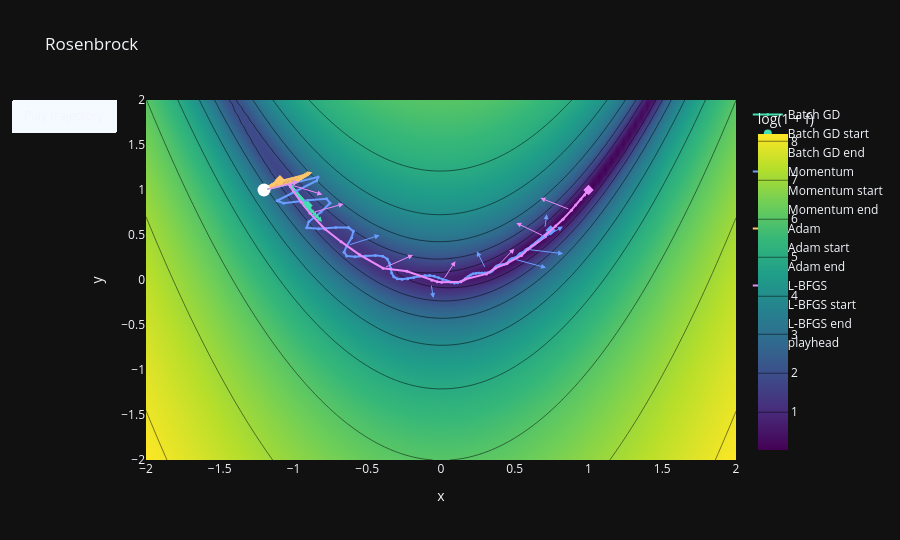
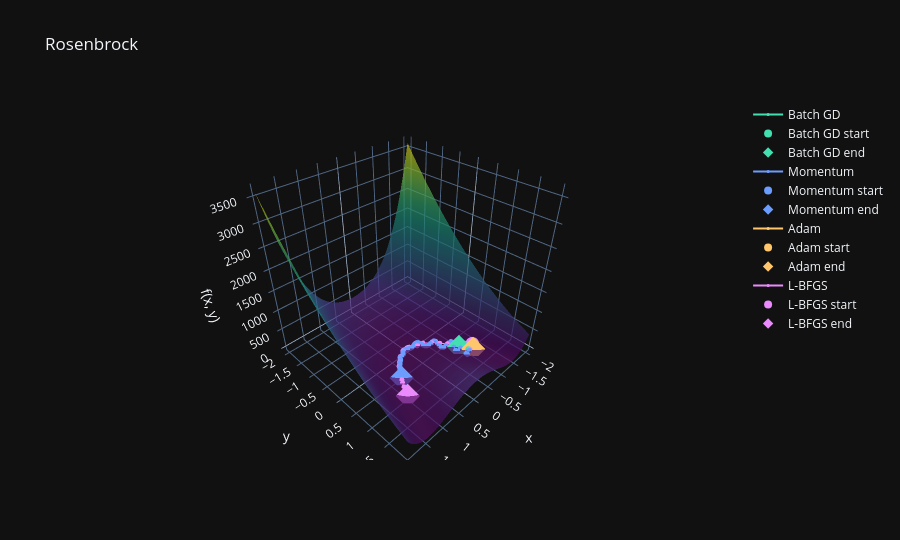

Source (notebook cell) for these figures, in order:
### Markdown cell above
## 23. Interactive optimization landscapes

Change `FUNCTION`, `METHODS`, `STEP_SIZE`, and `STEPS` and run this cell again. Quadratics illustrate curvature and stable steps; Rosenbrock illustrates a narrow curved valley; Himmelblau has multiple basins. On deterministic exact-gradient functions, SGD and mini-batch GD coincide with GD. Gradient arrows are normalized negative gradients, not momentum directions.

### Code cell
FUNCTION = "Rosenbrock"  # Quadratic / Ill-conditioned quadratic / Rosenbrock / Himmelblau
METHODS = ["Batch GD", "Momentum", "Adam", "L-BFGS"]
STEP_SIZE = BENCHMARKS[FUNCTION][3]
STEPS = 150
paths = {method: trajectory(FUNCTION, method, STEP_SIZE, steps=STEPS) for method in METHODS}
landscape(FUNCTION, paths, three_d=False, animate=True).show()
landscape(FUNCTION, paths, three_d=True).show()
display(pd.DataFrame([
    {"optimizer": method, "accepted_points": len(path), "last_x": path[-1, 0], "last_y": path[-1, 1],
     "last_objective": float(BENCHMARKS[FUNCTION][0](path[-1])[0])}
    for method, path in paths.items()
]))

### Figure 1 — Plotly figure (JSON) as saved in the notebook; plotly's stock layout.template omitted (floating-point values rounded to 4 significant figures; data arrays with more than 128 entries replaced by an {"elided": "..."} marker saying what was removed)
{"data": [{"colorbar": {"title": {"text": "log(1 + f)"}}, "colorscale": [[0.0, "#440154"], [0.1111, "#482878"], [0.2222, "#3e4989"], [0.3333, "#31688e"], [0.4444, "#26828e"], [0.5556, "#1f9e89"], [0.6667, "#35b779"], [0.7778, "#6ece58"], [0.8889, "#b5de2b"], [1.0, "#fde725"]], "contours": {"coloring": "heatmap"}, "type": "contour", "x": [-2.0, -1.96, -1.919, -1.879, -1.838, -1.798, -1.758, -1.717, -1.677, -1.636, -1.596, -1.556, -1.515, -1.475, -1.434, -1.394, -1.354, -1.313, -1.273, -1.232, -1.192, -1.152, -1.111, -1.071, -1.03, -0.9899, -0.9495, -0.9091, -0.8687, -0.8283, -0.7879, -0.7475, -0.7071, -0.6667, -0.6263, -0.5859, -0.5455, -0.5051, -0.4646, -0.4242, -0.3838, -0.3434, -0.303, -0.2626, -0.2222, -0.1818, -0.1414, -0.101, -0.06061, -0.0202, 0.0202, 0.06061, 0.101, 0.1414, 0.1818, 0.2222, 0.2626, 0.303, 0.3434, 0.3838, 0.4242, 0.4646, 0.5051, 0.5455, 0.5859, 0.6263, 0.6667, 0.7071, 0.7475, 0.7879, 0.8283, 0.8687, 0.9091, 0.9495, 0.9899, 1.03, 1.071, 1.111, 1.152, 1.192, 1.232, 1.273, 1.313, 1.354, 1.394, 1.434, 1.475, 1.515, 1.556, 1.596, 1.636, 1.677, 1.717, 1.758, 1.798, 1.838, 1.879, 1.919, 1.96, 2.0], "y": [-2.0, -1.96, -1.919, -1.879, -1.838, -1.798, -1.758, -1.717, -1.677, -1.636, -1.596, -1.556, -1.515, -1.475, -1.434, -1.394, -1.354, -1.313, -1.273, -1.232, -1.192, -1.152, -1.111, -1.071, -1.03, -0.9899, -0.9495, -0.9091, -0.8687, -0.8283, -0.7879, -0.7475, -0.7071, -0.6667, -0.6263, -0.5859, -0.5455, -0.5051, -0.4646, -0.4242, -0.3838, -0.3434, -0.303, -0.2626, -0.2222, -0.1818, -0.1414, -0.101, -0.06061, -0.0202, 0.0202, 0.06061, 0.101, 0.1414, 0.1818, 0.2222, 0.2626, 0.303, 0.3434, 0.3838, 0.4242, 0.4646, 0.5051, 0.5455, 0.5859, 0.6263, 0.6667, 0.7071, 0.7475, 0.7879, 0.8283, 0.8687, 0.9091, 0.9495, 0.9899, 1.03, 1.071, 1.111, 1.152, 1.192, 1.232, 1.273, 1.313, 1.354, 1.394, 1.434, 1.475, 1.515, 1.556, 1.596, 1.636, 1.677, 1.717, 1.758, 1.798, 1.838, 1.879, 1.919, 1.96, 2.0], "z": {"elided": "100x100 float values"}}, {"line": {"color": "#43dfb0"}, "marker": {"size": 3}, "mode": "lines+markers", "name": "Batch GD", "type": "scatter", "x": {"elided": "151 float values"}, "y": {"elided": "151 float values"}}, {"marker": {"color": "#43dfb0", "size": 8, "symbol": "circle"}, "mode": "markers", "name": "Batch GD start", "type": "scatter", "x": [-1.2], "y": [1.0]}, {"marker": {"color": "#43dfb0", "size": 8, "symbol": "diamond"}, "mode": "markers", "name": "Batch GD end", "type": "scatter", "x": [-0.9047], "y": [0.8266]}, {"line": {"color": "#6a9dff"}, "marker": {"size": 3}, "mode": "lines+markers", "name": "Momentum", "type": "scatter", "x": {"elided": "151 float values"}, "y": {"elided": "151 float values"}}, {"marker": {"color": "#6a9dff", "size": 8, "symbol": "circle"}, "mode": "markers", "name": "Momentum start", "type": "scatter", "x": [-1.2], "y": [1.0]}, {"marker": {"color": "#6a9dff", "size": 8, "symbol": "diamond"}, "mode": "markers", "name": "Momentum end", "type": "scatter", "x": [0.7435], "y": [0.5514]}, {"line": {"color": "#ffc66b"}, "marker": {"size": 3}, "mode": "lines+markers", "name": "Adam", "type": "scatter", "x": {"elided": "151 float values"}, "y": {"elided": "151 float values"}}, {"marker": {"color": "#ffc66b", "size": 8, "symbol": "circle"}, "mode": "markers", "name": "Adam start", "type": "scatter", "x": [-1.2], "y": [1.0]}, {"marker": {"color": "#ffc66b", "size": 8, "symbol": "diamond"}, "mode": "markers", "name": "Adam end", "type": "scatter", "x": [-1.092], "y": [1.109]}, {"line": {"color": "#ea8afd"}, "marker": {"size": 3}, "mode": "lines+markers", "name": "L-BFGS", "type": "scatter", "x": [-1.2, -1.017, -1.027, -1.029, -1.028, -1.021, -1.002, -0.9494, -0.8876, -0.7873, -0.6778, -0.5512, -0.3926, -0.2312, -0.06174, -0.02573, 0.004331, 0.1354, 0.1641, 0.3081, 0.3702, 0.4478, 0.5463, 0.5892, 0.7072, 0.7049, 0.7776, 0.827, 0.8843, 0.9129, 0.9481, 0.9737, 0.9863, 0.9982, 0.9994, 1.0, 1.0], "y": [1.0, 1.075, 1.068, 1.065, 1.062, 1.039, 0.9886, 0.867, 0.7418, 0.5671, 0.4259, 0.2792, 0.1312, 0.09766, -0.003279, -0.02001, -0.02418, -0.02017, 0.008477, 0.06746, 0.1323, 0.1839, 0.2736, 0.3426, 0.4796, 0.4929, 0.5995, 0.6755, 0.7763, 0.8341, 0.8963, 0.9453, 0.9728, 0.9961, 0.9988, 1.0, 1.0]}, {"marker": {"color": "#ea8afd", "size": 8, "symbol": "circle"}, "mode": "markers", "name": "L-BFGS start", "type": "scatter", "x": [-1.2], "y": [1.0]}, {"marker": {"color": "#ea8afd", "size": 8, "symbol": "diamond"}, "mode": "markers", "name": "L-BFGS end", "type": "scatter", "x": [1.0], "y": [1.0]}, {"marker": {"color": "white", "size": 13}, "mode": "markers", "name": "playhead", "type": "scatter", "x": [-1.2], "y": [1.0]}], "layout": {"annotations": [{"arrowcolor": "#43dfb0", "arrowhead": 2, "ax": -1.2, "axref": "x", "ay": 1.0, "ayref": "y", "showarrow": true, "x": -0.9685, "xref": "x", "y": 1.094, "yref": "y"}, {"arrowcolor": "#43dfb0", "arrowhead": 2, "ax": -1.015, "axref": "x", "ay": 1.038, "ayref": "y", "showarrow": true, "x": -0.9046, "xref": "x", "y": 0.8143, "yref": "y"}, {"arrowcolor": "#43dfb0", "arrowhead": 2, "ax": -1.001, "axref": "x", "ay": 1.01, "ayref": "y", "showarrow": true, "x": -0.8891, "xref": "x", "y": 0.7861, "yref": "y"}, {"arrowcolor": "#43dfb0", "arrowhead": 2, "ax": -0.9864, "axref": "x", "ay": 0.9809, "ayref": "y", "showarrow": true, "x": -0.8732, "xref": "x", "y": 0.758, "yref": "y"}, {"arrowcolor": "#43dfb0", "arrowhead": 2, "ax": -0.9716, "axref": "x", "ay": 0.9521, "ayref": "y", "showarrow": true, "x": -0.8571, "xref": "x", "y": 0.7298, "yref": "y"}, {"arrowcolor": "#43dfb0", "arrowhead": 2, "ax": -0.9566, "axref": "x", "ay": 0.9232, "ayref": "y", "showarrow": true, "x": -0.8407, "xref": "x", "y": 0.7016, "yref": "y"}, {"arrowcolor": "#43dfb0", "arrowhead": 2, "ax": -0.9414, "axref": "x", "ay": 0.8942, "ayref": "y", "showarrow": true, "x": -0.824, "xref": "x", "y": 0.6735, "yref": "y"}, {"arrowcolor": "#43dfb0", "arrowhead": 2, "ax": -0.9259, "axref": "x", "ay": 0.8653, "ayref": "y", "showarrow": true, "x": -0.807, "xref": "x", "y": 0.6453, "yref": "y"}, {"arrowcolor": "#6a9dff", "arrowhead": 2, "ax": -1.2, "axref": "x", "ay": 1.0, "ayref": "y", "showarrow": true, "x": -0.9685, "xref": "x", "y": 1.094, "yref": "y"}, {"arrowcolor": "#6a9dff", "arrowhead": 2, "ax": -0.6383, "axref": "x", "ay": 0.3818, "ayref": "y", "showarrow": true, "x": -0.4166, "xref": "x", "y": 0.4974, "yref": "y"}, {"arrowcolor": "#6a9dff", "arrowhead": 2, "ax": -0.07595, "axref": "x", "ay": 0.04909, "ayref": "y", "showarrow": true, "x": -0.05195, "xref": "x", "y": -0.1998, "yref": "y"}, {"arrowcolor": "#6a9dff", "arrowhead": 2, "ax": 0.3166, "axref": "x", "ay": 0.07933, "ayref": "y", "showarrow": true, "x": 0.2433, "xref": "x", "y": 0.3183, "yref": "y"}, {"arrowcolor": "#6a9dff", "arrowhead": 2, "ax": 0.4838, "axref": "x", "ay": 0.238, "ayref": "y", "showarrow": true, "x": 0.7123, "xref": "x", "y": 0.1366, "yref": "y"}, {"arrowcolor": "#6a9dff", "arrowhead": 2, "ax": 0.5825, "axref": "x", "ay": 0.3403, "ayref": "y", "showarrow": true, "x": 0.828, "xref": "x", "y": 0.293, "yref": "y"}, {"arrowcolor": "#6a9dff", "arrowhead": 2, "ax": 0.6479, "axref": "x", "ay": 0.4182, "ayref": "y", "showarrow": true, "x": 0.8259, "xref": "x", "y": 0.5938, "yref": "y"}, {"arrowcolor": "#6a9dff", "arrowhead": 2, "ax": 0.6956, "axref": "x", "ay": 0.4818, "ayref": "y", "showarrow": true, "x": 0.7174, "xref": "x", "y": 0.7308, "yref": "y"}, {"arrowcolor": "#ffc66b", "arrowhead": 2, "ax": -1.2, "axref": "x", "ay": 1.0, "ayref": "y", "showarrow": true, "x": -0.9685, "xref": "x", "y": 1.094, "yref": "y"}, {"arrowcolor": "#ffc66b", "arrowhead": 2, "ax": -1.182, "axref": "x", "ay": 1.018, "ayref": "y", "showarrow": true, "x": -0.9511, "xref": "x", "y": 1.113, "yref": "y"}, {"arrowcolor": "#ffc66b", "arrowhead": 2, "ax": -1.165, "axref": "x", "ay": 1.035, "ayref": "y", "showarrow": true, "x": -0.9344, "xref": "x", "y": 1.131, "yref": "y"}, {"arrowcolor": "#ffc66b", "arrowhead": 2, "ax": -1.15, "axref": "x", "ay": 1.051, "ayref": "y", "showarrow": true, "x": -0.9191, "xref": "x", "y": 1.148, "yref": "y"}, {"arrowcolor": "#ffc66b", "arrowhead": 2, "ax": -1.135, "axref": "x", "ay": 1.065, "ayref": "y", "showarrow": true, "x": -0.9051, "xref": "x", "y": 1.162, "yref": "y"}, {"arrowcolor": "#ffc66b", "arrowhead": 2, "ax": -1.123, "axref": "x", "ay": 1.078, "ayref": "y", "showarrow": true, "x": -0.8927, "xref": "x", "y": 1.175, "yref": "y"}, {"arrowcolor": "#ffc66b", "arrowhead": 2, "ax": -1.112, "axref": "x", "ay": 1.089, "ayref": "y", "showarrow": true, "x": -0.8817, "xref": "x", "y": 1.186, "yref": "y"}, {"arrowcolor": "#ffc66b", "arrowhead": 2, "ax": -1.103, "axref": "x", "ay": 1.098, "ayref": "y", "showarrow": true, "x": -0.872, "xref": "x", "y": 1.195, "yref": "y"}, {"arrowcolor": "#ea8afd", "arrowhead": 2, "ax": -1.2, "axref": "x", "ay": 1.0, "ayref": "y", "showarrow": true, "x": -0.9685, "xref": "x", "y": 1.094, "yref": "y"}, {"arrowcolor": "#ea8afd", "arrowhead": 2, "ax": -1.028, "axref": "x", "ay": 1.062, "ayref": "y", "showarrow": true, "x": -0.8047, "xref": "x", "y": 0.9496, "yref": "y"}, {"arrowcolor": "#ea8afd", "arrowhead": 2, "ax": -0.8876, "axref": "x", "ay": 0.7418, "ayref": "y", "showarrow": true, "x": -0.6603, "xref": "x", "y": 0.8458, "yref": "y"}, {"arrowcolor": "#ea8afd", "arrowhead": 2, "ax": -0.3926, "axref": "x", "ay": 0.1312, "ayref": "y", "showarrow": true, "x": -0.1896, "xref": "x", "y": 0.2771, "yref": "y"}, {"arrowcolor": "#ea8afd", "arrowhead": 2, "ax": 0.004331, "axref": "x", "ay": -0.02418, "ayref": "y", "showarrow": true, "x": 0.09775, "xref": "x", "y": 0.2077, "yref": "y"}, {"arrowcolor": "#ea8afd", "arrowhead": 2, "ax": 0.3702, "axref": "x", "ay": 0.1323, "ayref": "y", "showarrow": true, "x": 0.4971, "xref": "x", "y": 0.3477, "yref": "y"}, {"arrowcolor": "#ea8afd", "arrowhead": 2, "ax": 0.7072, "axref": "x", "ay": 0.4796, "ayref": "y", "showarrow": true, "x": 0.5107, "xref": "x", "y": 0.6341, "yref": "y"}, {"arrowcolor": "#ea8afd", "arrowhead": 2, "ax": 0.8843, "axref": "x", "ay": 0.7763, "ayref": "y", "showarrow": true, "x": 0.6737, "xref": "x", "y": 0.911, "yref": "y"}], "height": 540, "scene": {"xaxis": {"title": {"text": "x"}}, "yaxis": {"title": {"text": "y"}}, "zaxis": {"title": {"text": "f(x, y)"}}}, "title": {"text": "Rosenbrock"}, "updatemenus": [{"buttons": [{"args": [null, {"frame": {"duration": 35}, "fromcurrent": true}], "label": "Play trajectory", "method": "animate"}], "type": "buttons"}], "xaxis": {"range": [-2.0, 2.0], "title": {"text": "x"}}, "yaxis": {"range": [-2.0, 2.0], "title": {"text": "y"}}}}

### Figure 2 — Plotly figure (JSON) as saved in the notebook; plotly's stock layout.template omitted (floating-point values rounded to 4 significant figures; data arrays with more than 128 entries replaced by an {"elided": "..."} marker saying what was removed)
{"data": [{"colorscale": [[0.0, "#440154"], [0.1111, "#482878"], [0.2222, "#3e4989"], [0.3333, "#31688e"], [0.4444, "#26828e"], [0.5556, "#1f9e89"], [0.6667, "#35b779"], [0.7778, "#6ece58"], [0.8889, "#b5de2b"], [1.0, "#fde725"]], "opacity": 0.7, "showscale": false, "type": "surface", "x": {"elided": "100x100 float values"}, "y": {"elided": "100x100 float values"}, "z": {"elided": "100x100 float values"}}, {"line": {"color": "#43dfb0"}, "marker": {"size": 3}, "mode": "lines+markers", "name": "Batch GD", "type": "scatter3d", "x": {"elided": "151 float values"}, "y": {"elided": "151 float values"}, "z": {"elided": "151 float values"}}, {"marker": {"color": "#43dfb0", "size": 8, "symbol": "circle"}, "mode": "markers", "name": "Batch GD start", "type": "scatter3d", "x": [-1.2], "y": [1.0], "z": [24.2]}, {"marker": {"color": "#43dfb0", "size": 8, "symbol": "diamond"}, "mode": "markers", "name": "Batch GD end", "type": "scatter3d", "x": [-0.9047], "y": [0.8266], "z": [3.634]}, {"line": {"color": "#6a9dff"}, "marker": {"size": 3}, "mode": "lines+markers", "name": "Momentum", "type": "scatter3d", "x": {"elided": "151 float values"}, "y": {"elided": "151 float values"}, "z": {"elided": "151 float values"}}, {"marker": {"color": "#6a9dff", "size": 8, "symbol": "circle"}, "mode": "markers", "name": "Momentum start", "type": "scatter3d", "x": [-1.2], "y": [1.0], "z": [24.2]}, {"marker": {"color": "#6a9dff", "size": 8, "symbol": "diamond"}, "mode": "markers", "name": "Momentum end", "type": "scatter3d", "x": [0.7435], "y": [0.5514], "z": [0.06598]}, {"line": {"color": "#ffc66b"}, "marker": {"size": 3}, "mode": "lines+markers", "name": "Adam", "type": "scatter3d", "x": {"elided": "151 float values"}, "y": {"elided": "151 float values"}, "z": {"elided": "151 float values"}}, {"marker": {"color": "#ffc66b", "size": 8, "symbol": "circle"}, "mode": "markers", "name": "Adam start", "type": "scatter3d", "x": [-1.2], "y": [1.0], "z": [24.2]}, {"marker": {"color": "#ffc66b", "size": 8, "symbol": "diamond"}, "mode": "markers", "name": "Adam end", "type": "scatter3d", "x": [-1.092], "y": [1.109], "z": [5.079]}, {"line": {"color": "#ea8afd"}, "marker": {"size": 3}, "mode": "lines+markers", "name": "L-BFGS", "type": "scatter3d", "x": [-1.2, -1.017, -1.027, -1.029, -1.028, -1.021, -1.002, -0.9494, -0.8876, -0.7873, -0.6778, -0.5512, -0.3926, -0.2312, -0.06174, -0.02573, 0.004331, 0.1354, 0.1641, 0.3081, 0.3702, 0.4478, 0.5463, 0.5892, 0.7072, 0.7049, 0.7776, 0.827, 0.8843, 0.9129, 0.9481, 0.9737, 0.9863, 0.9982, 0.9994, 1.0, 1.0], "y": [1.0, 1.075, 1.068, 1.065, 1.062, 1.039, 0.9886, 0.867, 0.7418, 0.5671, 0.4259, 0.2792, 0.1312, 0.09766, -0.003279, -0.02001, -0.02418, -0.02017, 0.008477, 0.06746, 0.1323, 0.1839, 0.2736, 0.3426, 0.4796, 0.4929, 0.5995, 0.6755, 0.7763, 0.8341, 0.8963, 0.9453, 0.9728, 0.9961, 0.9988, 1.0, 1.0], "z": [24.2, 4.225, 4.127, 4.121, 4.116, 4.088, 4.032, 3.918, 3.776, 3.471, 2.928, 2.467, 1.992, 1.711, 1.132, 1.095, 1.05, 0.8958, 0.7328, 0.5541, 0.3989, 0.3324, 0.2678, 0.1709, 0.128, 0.08869, 0.05213, 0.03691, 0.01658, 0.007625, 0.0034, 0.001477, 0.0001891, 1.592e-05, 5.189e-07, 5.299e-10, 2.808e-12]}, {"marker": {"color": "#ea8afd", "size": 8, "symbol": "circle"}, "mode": "markers", "name": "L-BFGS start", "type": "scatter3d", "x": [-1.2], "y": [1.0], "z": [24.2]}, {"marker": {"color": "#ea8afd", "size": 8, "symbol": "diamond"}, "mode": "markers", "name": "L-BFGS end", "type": "scatter3d", "x": [1.0], "y": [1.0], "z": [2.808e-12]}], "layout": {"height": 540, "scene": {"xaxis": {"title": {"text": "x"}}, "yaxis": {"title": {"text": "y"}}, "zaxis": {"title": {"text": "f(x, y)"}}}, "title": {"text": "Rosenbrock"}, "xaxis": {"title": {"text": "x"}}, "yaxis": {"title": {"text": "y"}}}}
